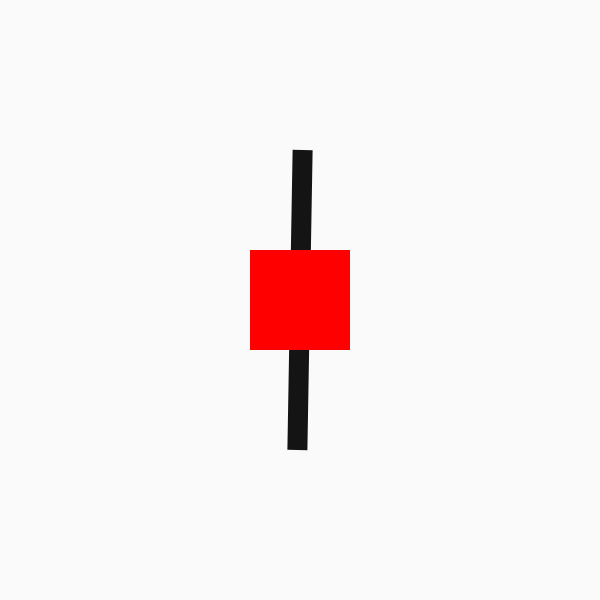
Frame 1 (no input)
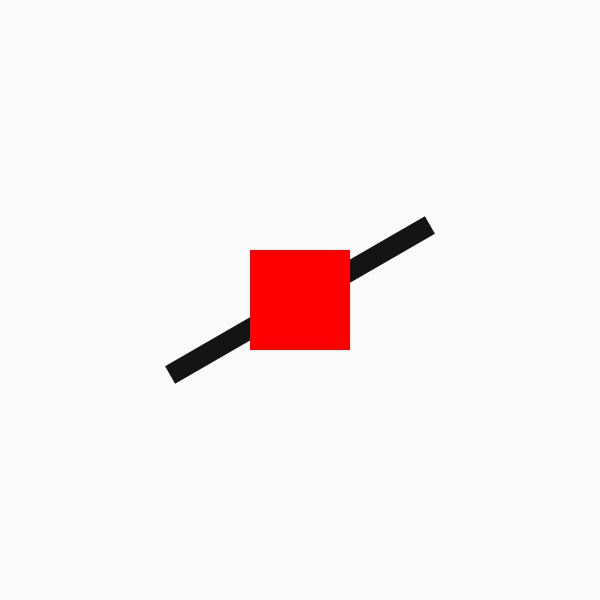
Frame 60 (no input)
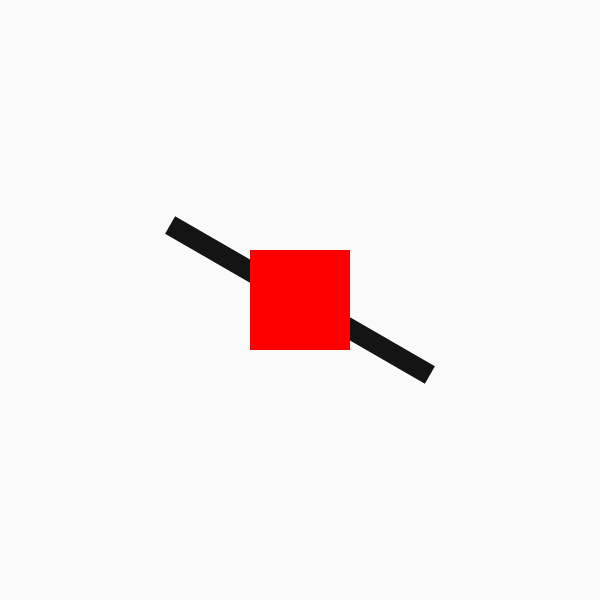
Frame 120 (the mouse pressed at the canvas centre since frame 60)

The p5.js sketch that drew these frames (run headless with seeded random() and noise() and a simulated clock; from frame 60 on, the mouse is pressed at the canvas centre):

// p5.js sketch
// ── sketch.js
function setup() {
  createCanvas(600, 600);
  rectMode(CENTER);
  noStroke();
}

function draw() {
  background(250);

  //rotate and draw the moving rectangle
  push();
  translate(width * 0.5, height * 0.5);
  rotate(radians(frameCount));
  fill(20);
  rect(0, 0, 20, 300);
  pop();

  //draw the fixed rectangle
  fill(255, 0, 0);
  rect(width * 0.5, height * 0.5, 100, 100);
}
